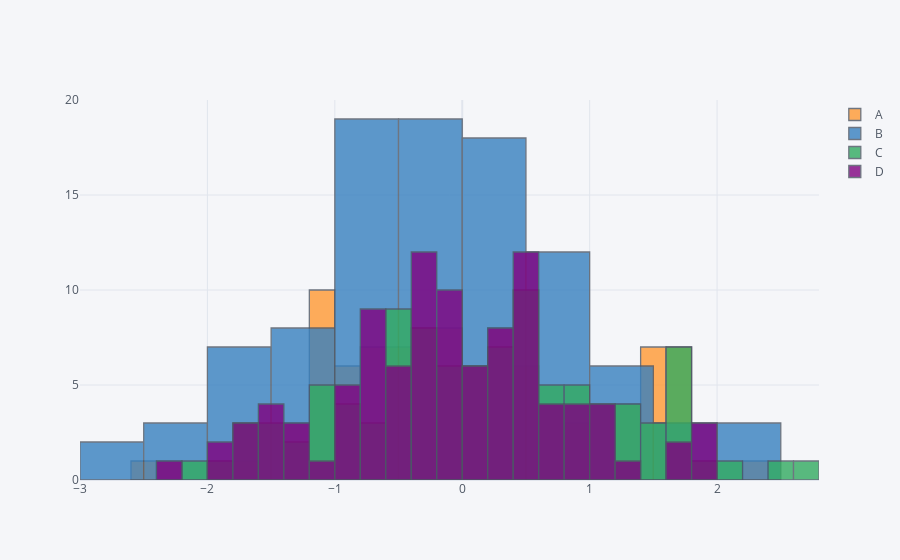

Notebook source saved alongside this figure:
### Markdown cell above
## histogram

### Code cell
df.iplot(kind='hist',bins=25)
